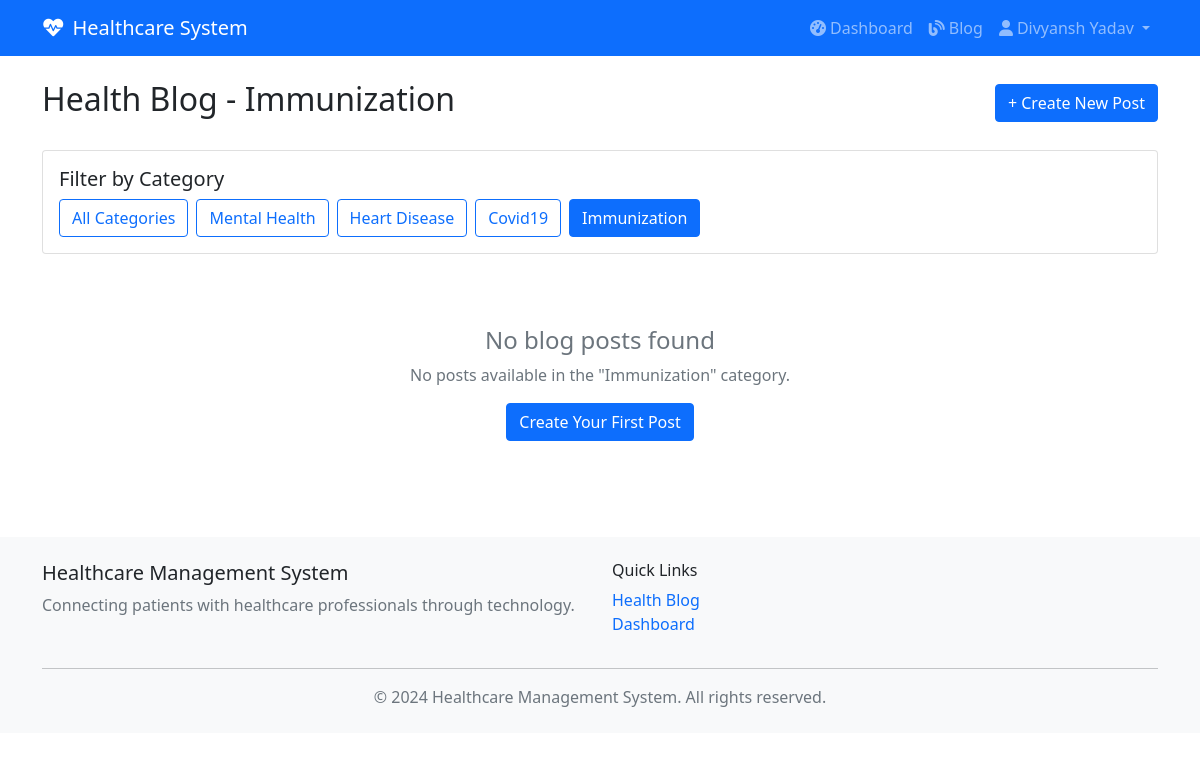
The page /blog/posts/?category=Immunization (signed in) on the database its author committed.
### taskapp/models.py (models this page shows, shortened)
class BlogCategory(models.Model):
    name = models.CharField(max_length=100, unique=True)
    description = models.TextField(blank=True)
    created_at = models.DateTimeField(auto_now_add=True)
    class Meta:
        verbose_name_plural = "Blog Categories"

### taskapp/views.py (the view)
# urls.py: path('blog/posts/', views.view_blog_posts, name='view_blog_posts'),
@login_required
def view_blog_posts(request):
    categories = BlogCategory.objects.all()
    selected_category = request.GET.get('category')
    if selected_category:
        posts = BlogPost.objects.filter(category__name=selected_category, status='published')
        category_name = selected_category
    else:
        posts = BlogPost.objects.filter(status='published')
        category_name = 'All Categories'
    paginator = Paginator(posts, 6)
    page_number = request.GET.get('page')
    page_obj = paginator.get_page(page_number)
    context = {
        'posts': page_obj,
        'categories': categories,
        'selected_category': selected_category,
        'category_name': category_name,
    }
    return render(request, 'accounts/view_blog_posts.html', context)

### taskapp/templates/accounts/view_blog_posts.html
{% extends 'accounts/base.html' %}
{% block content %}
<div class="row">
    <div class="col-md-12">
        <div class="d-flex justify-content-between align-items-center mb-4">
            <h2>Health Blog - {{ category_name }}</h2>
            {% if user.profile.user_type == 'doctor' %}
                <a href="{% url 'create_blog_post' %}" class="btn btn-primary">+ Create New Post</a>
            {% endif %}
        </div>
        <div class="card mb-4">
            <div class="card-body">
                <h5 class="card-title">Filter by Category</h5>
                <div class="d-flex flex-wrap gap-2">
                    <a href="{% url 'view_blog_posts' %}" class="btn btn-outline-primary {% if not selected_category %}active{% endif %}">All Categories</a>
                    {% for category in categories %}
                        <a href="{% url 'view_blog_posts' %}?category={{ category.name }}"
                           class="btn btn-outline-primary {% if selected_category == category.name %}active{% endif %}">
                            {{ category.name }}
                        </a>
                    {% endfor %}
                </div>
            </div>
        </div>
        {% if posts %}
            <div class="row">
                {% for post in posts %}
                    <div class="col-md-4 mb-4">
                        <div class="card h-100">
                            {% if post.image %}
                                <img src="{{ post.image.url }}" class="card-img-top" alt="{{ post.title }}" style="height: 250px; object-fit: cover;">
                            {% else %}
                                <div class="card-img-top bg-light d-flex align-items-center justify-content-center" style="height: 250px;">
                                    <div class="text-center">
                                        <i class="fas fa-image fa-3x text-muted mb-2"></i>
                                        <p class="text-muted">No Image</p>
                                    </div>
                                </div>
                            {% endif %}
                            <div class="card-body d-flex flex-column">
                                <div class="mb-2">
                                    <span class="badge bg-primary">{{ post.category.name }}</span>
                                </div>
                                <h5 class="card-title">{{ post.title }}</h5>
                                <p class="card-text flex-grow-1">{{ post.get_truncated_summary }}</p>
                                <div class="mt-auto">
                                    <div class="d-flex justify-content-between align-items-center">
                                        <small class="text-muted">
                                            By Dr. {{ post.author.first_name }} {{ post.author.last_name }}
                                            <br>
                                            {{ post.created_at|date:"M d, Y" }}
                                        </small>
                                        <a href="{% url 'blog_post_detail' post.id %}" class="btn btn-outline-primary btn-sm">Read More</a>
                                    </div>
                                </div>
                            </div>
                        </div>
                    </div>
                {% endfor %}
            </div>
            {% if posts.has_other_pages %}
                <nav aria-label="Blog posts pagination">
                    <ul class="pagination justify-content-center">
                        {% if posts.has_previous %}
                            <li class="page-item">
                                <a class="page-link" href="?page={{ posts.previous_page_number }}{% if selected_category %}&category={{ selected_category }}{% endif %}">Previous</a>
                            </li>
                        {% endif %}
                        {% for num in posts.paginator.page_range %}
                            {% if posts.number == num %}
                                <li class="page-item active">
                                    <span class="page-link">{{ num }}</span>
                                </li>
                            {% elif num > posts.number|add:'-3' and num < posts.number|add:'3' %}
                                <li class="page-item">
                                    <a class="page-link" href="?page={{ num }}{% if selected_category %}&category={{ selected_category }}{% endif %}">{{ num }}</a>
                                </li>
                            {% endif %}
                        {% endfor %}
                        {% if posts.has_next %}
                            <li class="page-item">
                                <a class="page-link" href="?page={{ posts.next_page_number }}{% if selected_category %}&category={{ selected_category }}{% endif %}">Next</a>
                            </li>
                        {% endif %}
                    </ul>
                </nav>
            {% endif %}
        {% else %}
            <div class="text-center py-5">
                <h4 class="text-muted">No blog posts found</h4>
                <p class="text-muted">
                    {% if selected_category %}
                        No posts available in the "{{ selected_category }}" category.
                    {% else %}
                        No blog posts have been published yet.
                    {% endif %}
                </p>
                {% if user.profile.user_type == 'doctor' %}
                    <a href="{% url 'create_blog_post' %}" class="btn btn-primary">Create Your First Post</a>
                {% endif %}
            </div>
        {% endif %}
    </div>
</div>
{% endblock %}

### taskapp/templates/accounts/base.html (shortened to what this page needs)
<!DOCTYPE html>
<html lang="en">
<head>
    <link href="https://cdn.jsdelivr.net/npm/bootstrap@5.1.3/dist/css/bootstrap.min.css" rel="stylesheet">
    <link href="https://cdnjs.cloudflare.com/ajax/libs/font-awesome/6.0.0/css/all.min.css" rel="stylesheet">
</head>
<body>
    <nav class="navbar navbar-expand-lg navbar-dark bg-primary">
        <div class="container">
            <a class="navbar-brand" href="{% url 'home' %}">
                <i class="fas fa-heartbeat me-2"></i>Healthcare System
            </a>
            <div class="collapse navbar-collapse" id="navbarNav">
                <div class="navbar-nav ms-auto">
                    {% if user.is_authenticated %}
                        <a class="nav-link" href="{% url 'dashboard' %}">
                            <i class="fas fa-tachometer-alt me-1"></i>Dashboard
                        </a>
                        <a class="nav-link" href="{% url 'view_blog_posts' %}">
                            <i class="fas fa-blog me-1"></i>Blog
                        </a>
                        <div class="nav-item dropdown">
                            <a class="nav-link dropdown-toggle" href="#" id="navbarDropdown" role="button" data-bs-toggle="dropdown">
                                <i class="fas fa-user me-1"></i>{{ user.first_name }} {{ user.last_name }}
                            </a>
                        </div>
                    {% endif %}
                </div>
            </div>
        </div>
    </nav>
    <div class="container mt-4">
        {% block content %}
        {% endblock %}
    </div>
    <footer class="bg-light mt-5 py-4">
        <div class="container">
            <div class="row">
                <div class="col-md-6">
                    <h5>Healthcare Management System</h5>
                    <p class="text-muted">Connecting patients with healthcare professionals through technology.</p>
                </div>
                <div class="col-md-6">
                    <h6>Quick Links</h6>
                    <ul class="list-unstyled">
                        <li><a href="{% url 'view_blog_posts' %}" class="text-decoration-none">Health Blog</a></li>
                        {% if user.is_authenticated %}
                            <li><a href="{% url 'dashboard' %}" class="text-decoration-none">Dashboard</a></li>
                        {% else %}
                            <li><a href="{% url 'login' %}" class="text-decoration-none">Login</a></li>
                            <li><a href="{% url 'signup' %}" class="text-decoration-none">Sign Up</a></li>
                        {% endif %}
                    </ul>
                </div>
            </div>
            <hr>
            <div class="text-center">
                <p class="text-muted mb-0">&copy; 2024 Healthcare Management System. All rights reserved.</p>
            </div>
        </div>
    </footer>
</body>
</html>

### rows shown on the page
BlogCategory: name "Immunization"
BlogCategory: name "Mental Health"
BlogCategory: name "Heart Disease"
BlogCategory: name "Covid19"

### other values the page prints
{{ user.first_name }} "Divyansh"
{{ user.last_name }} "Yadav"
